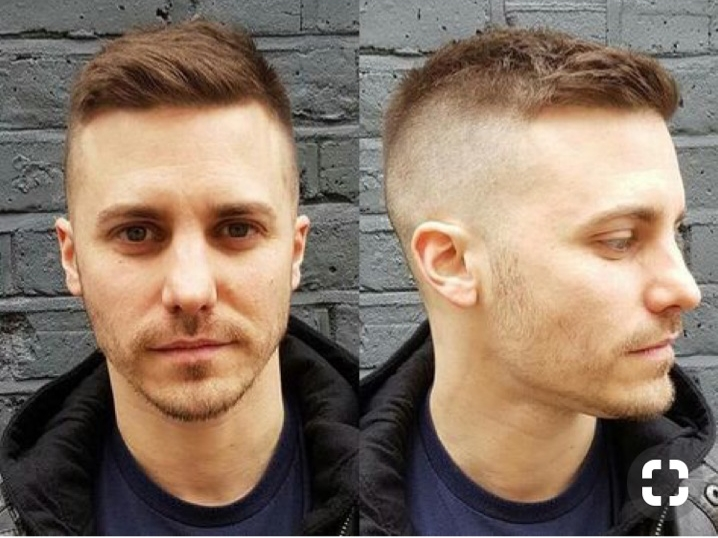
#> input picture imgs/20180627_131048.jpg, 718 x 538 px; its folder holds only this picture in this run
$ python photoEditor.py
#> lines starting #> are read from the running program, lines starting #| are printed output that depends on the picture
from PIL import Image, ImageEnhance, ImageFilter
import os

path = './imgs'
pathOut = '/editedImgs'

for filename in os.listdir(path):
  img = Image.open(f"{path}/{filename}")
#> img is the input picture: PIL image 718x538 RGB; mean R, G, B 137.5, 118.1, 102.1

  edit = img.filter(ImageFilter.SHARPEN).convert('L').rotate(-90)
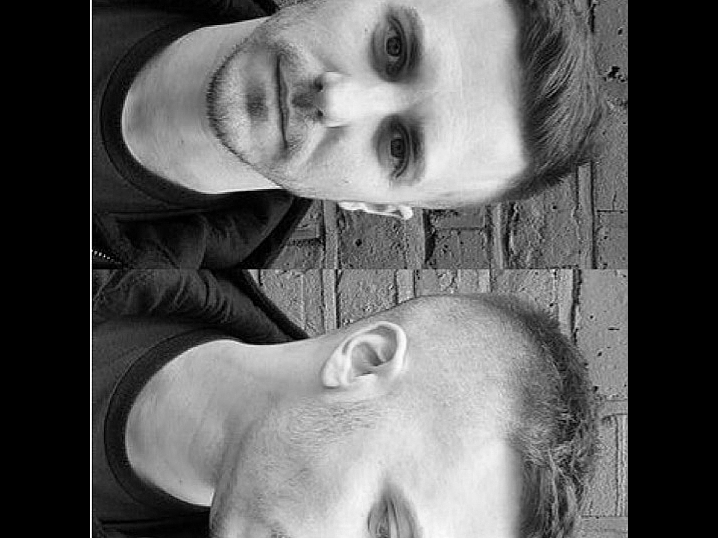
#> edit: PIL image 718x538 L; min 0, max 255, mean 94.4

  factor = 1.5
  enhancer = ImageEnhance.Contrast(edit)
  edit = enhancer.enhance(factor)
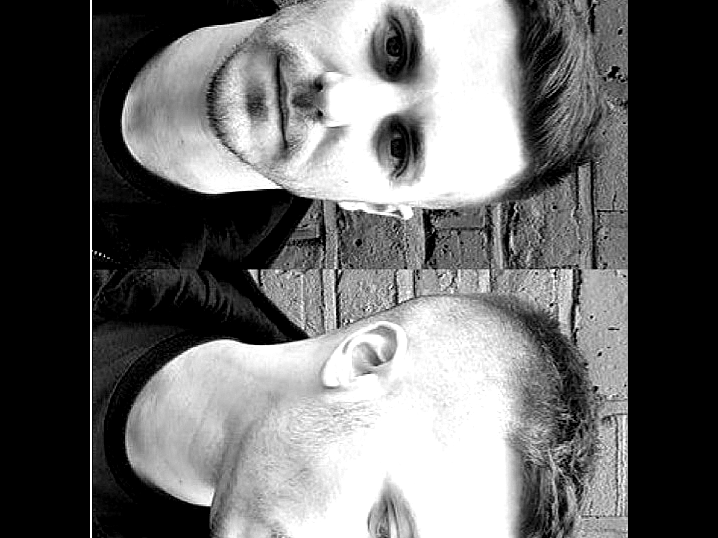
#> edit: PIL image 718x538 L; min 0, max 255, mean 105.3

  clean_name = os.path.splitext(filename)[0]

  edit.save(f'.{pathOut}/{clean_name}_edited.jpg')
